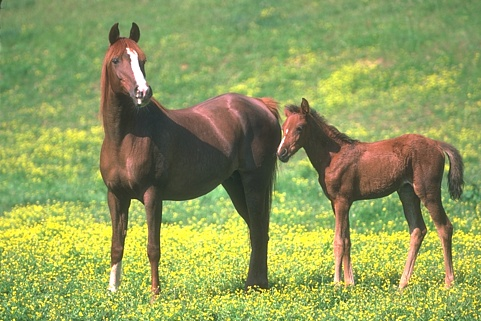
#> input picture 113016.jpg, 481 x 321 px
$ python ImageStitching.py --image1 ../113016.jpg --image2 ../forest.jpg   (Python 2 division)
#> lines starting #> are read from the running program, lines starting #| are printed output that depends on the picture
__author__ = 'Charlie'
import cv2
import numpy as np
import imutils
import argparse


class ImageStitcher:
    def stitch(self, images, ratio=0.75, reprojThresh=4.0, showMatches=False):
        # unpack the images, then detect keypoints and extract
        # local invariant descriptors from them
        (imageB, imageA) = images
        (kpsA, featuresA) = self.detectAndDescribe(imageA)
        (kpsB, featuresB) = self.detectAndDescribe(imageB)

        # match features between the two images
        M = self.matchKeypoints(kpsA, kpsB,
                                featuresA, featuresB, ratio, reprojThresh)

        # if the match is None, then there aren't enough matched
        # keypoints to create a panorama
        if M is None:
            return None
        # apply a perspective warp to stitch the images
        # together
        (matches, H, status) = M
        result = cv2.warpPerspective(imageA, H,
                                     (imageA.shape[1] + imageB.shape[1], imageA.shape[0]))
        result[0:imageB.shape[0], 0:imageB.shape[1]] = imageB

        # check to see if the keypoint matches should be visualized
        if showMatches:
            vis = self.drawMatches(imageA, imageB, kpsA, kpsB, matches,
                                   status)

            # return a tuple of the stitched image and the
            # visualization
            return (result, vis)

        # return the stitched image
        return result

    def detectAndDescribe(self, image):
        # convert the image to grayscale
        gray = cv2.cvtColor(image, cv2.COLOR_BGR2GRAY)
        descriptor = cv2.xfeatures2d.SIFT_create()
        (kps, features) = descriptor.detectAndCompute(image, None)

        # convert the keypoints from KeyPoint objects to NumPy
        # arrays
        kps = np.float32([kp.pt for kp in kps])  # return a tuple of keypoints and features
        return kps, features


    def matchKeypoints(self, kpsA, kpsB, featuresA, featuresB,
                       ratio, reprojThresh):
        # compute the raw matches and initialize the list of actual
        # matches
        matcher = cv2.DescriptorMatcher_create("BruteForce")
        rawMatches = matcher.knnMatch(featuresA, featuresB, 2)
        matches = []

        # loop over the raw matches
        for m in rawMatches:
            # ensure the distance is within a certain ratio of each
            # other (i.e. Lowe's ratio test)
            if len(m) == 2 and m[0].distance < m[1].distance * ratio:
                matches.append((m[0].trainIdx, m[0].queryIdx))

                # computing a homography requires at least 4 matches
        if len(matches) > 4:
            # construct the two sets of points
            ptsA = np.float32([kpsA[i] for (_, i) in matches])
            ptsB = np.float32([kpsB[i] for (i, _) in matches])

            # compute the homography between the two sets of points
            (H, status) = cv2.findHomography(ptsA, ptsB, cv2.RANSAC,
                                             reprojThresh)

            # return the matches along with the homograpy matrix
            # and status of each matched point
            return (matches, H, status)

        # otherwise, no homograpy could be computed
        return None


    # [20 lines left out: function drawMatches, not called in this run]

class SurfStitcher:
    # [65 lines left out: functions __init__, detectAndDescribe, stitch, getHomography, saveImage, not called in this run]


def main():
    ap = argparse.ArgumentParser("Image Stitching")
    ap.add_argument("-i1","--image1", required=True, help="Path to first image to be stiched")
    ap.add_argument("-i2","--image2", required=True, help="Path to second image to be stitched")
    args = vars(ap.parse_args())

    imageA = cv2.imread(args["image1"])
#> imageA is the input picture: shape (321, 481, 3); mean B, G, R 90.8, 157.9, 144.6
    imageB = cv2.imread(args["image2"])
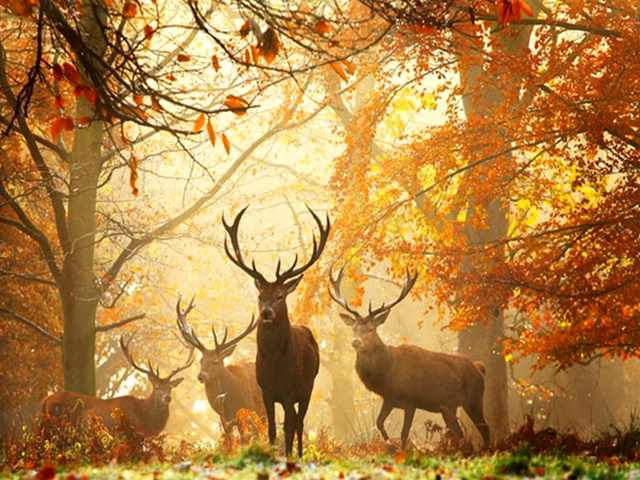
#> input picture forest.jpg, 640 x 480 px
#> imageB is the input picture: shape (480, 640, 3); mean B, G, R 69.8, 133.3, 180.3
    imageA = imutils.resize(imageA, width=400)
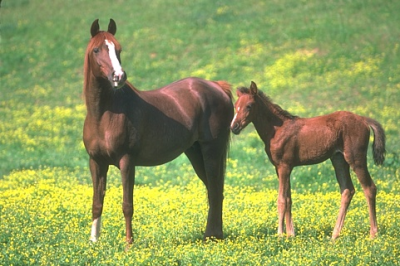
#> imageA: shape (266, 400, 3); mean B, G, R 90.8, 157.9, 144.6
    imageB = imutils.resize(imageB, width=400)
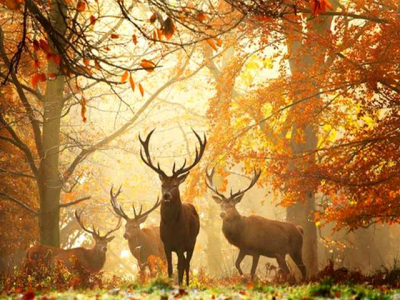
#> imageB: shape (300, 400, 3); mean B, G, R 69.8, 133.3, 180.3

    # stitch the images together to create a panorama
    #SIFT stitcher
    stitcher = ImageStitcher()
    result = stitcher.stitch([imageA, imageB], showMatches=False)
#> in detectAndDescribe, `gray = cv2.cvtColor(image, cv2.COLOR_BGR2GRAY)`:
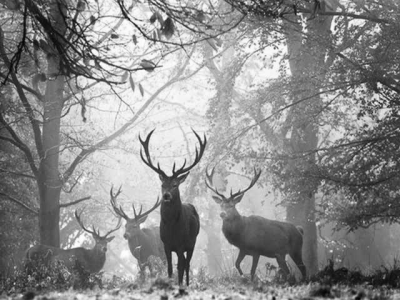
#> gray: shape (300, 400); min 4, max 254, mean 140.1
#> in detectAndDescribe, `(kps, features) = descriptor.detectAndCompute(image, None)`: kps = 1810 keypoints; strongest (x, y, size): (379, 85, 3.4), (136, 26, 1.9), (185, 254, 2.4), (174, 256, 4.8)
#> in detectAndDescribe, `kps = np.float32([kp.pt for kp in kps])`: kps = 1810 pairs, first value 2.36 to 396.5, second value 2.55 to 297.2
#> in stitch, `(kpsA, featuresA) = self.detectAndDescribe(imageA)`: kpsA has the same summary as kps in detectAndDescribe
#> in detectAndDescribe (call 2), `gray = cv2.cvtColor(image, cv2.COLOR_BGR2GRAY)`:
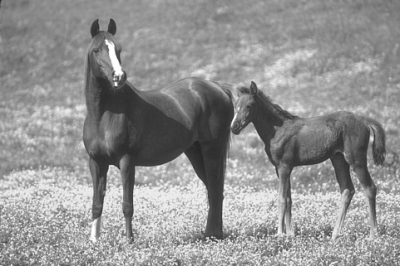
#> gray: shape (266, 400); min 35, max 255, mean 146.2
#> in detectAndDescribe (call 2), `(kps, features) = descriptor.detectAndCompute(image, None)`: kps = 1116 keypoints; strongest (x, y, size): (116, 84, 2.4), (371, 139, 3.1), (118, 71, 5.9), (235, 117, 1.9)
#> in detectAndDescribe (call 2), `kps = np.float32([kp.pt for kp in kps])`: kps = 1116 pairs, first value 2.36 to 397.2, second value 20.43 to 263.1
#> in stitch, `(kpsB, featuresB) = self.detectAndDescribe(imageB)`: kpsB has the same summary as kps in detectAndDescribe
#> in matchKeypoints, `rawMatches = matcher.knnMatch(featuresA, featuresB, 2)`: rawMatches = 1810 matches
#> after the loop in matchKeypoints, `for m in rawMatches:`: matches = [(175, 47), (706, 91), (285, 102), (1029, 165), (1046, 582), (742, 602), (148, 640), (790, 1157), (791, 1158), (380, 1181), (388, 1261), (545, 1266), (593, 1344), (195, 1378), (426, 1455)]
#> in matchKeypoints, `ptsA = np.float32([kpsA[i] for (_, i) in matches])`: ptsA = 15 rows, first 8: [15.15, 34.14], [23.67, 71.73], [25.34, 134.9], [41.04, 129.2], [128.9, 115.4], [133.9, 36.19], [142.2, 269.2], [251, 185.5]
#> in matchKeypoints, `ptsB = np.float32([kpsB[i] for (i, _) in matches])`: ptsB = 15 rows, first 8: [59.53, 172.3], [255.6, 138.4], [91.39, 74.95], [371.3, 138.6], [377.1, 210.4], [272.7, 202.1], [51.06, 164.5], [286.8, 193.8]
#> in matchKeypoints, `(H, status) = cv2.findHomography(ptsA, ptsB, cv2.RANSAC, reprojThresh)`: H = [[-32.03, 0.399, 444.6], [-23.3, 3.25, 164.3], [-0.115, 0.00834, 1]]; status = [1, 1, 0, 0, 0, 1, 0, 1, 1, 0, 0, 0, 0, 0, 0]
#> in stitch, `result = cv2.warpPerspective(imageA, H, (imageA.shape[1] + imageB.shap..`:
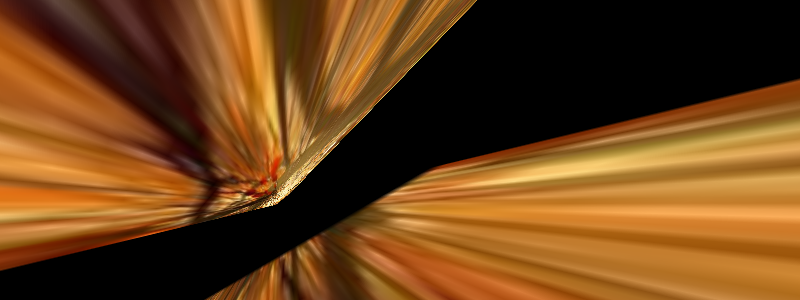
#> result: shape (300, 800, 3); mean B, G, R 25.4, 66.5, 108.9
#> in stitch, `result[0:imageB.shape[0], 0:imageB.shape[1]] = imageB`:
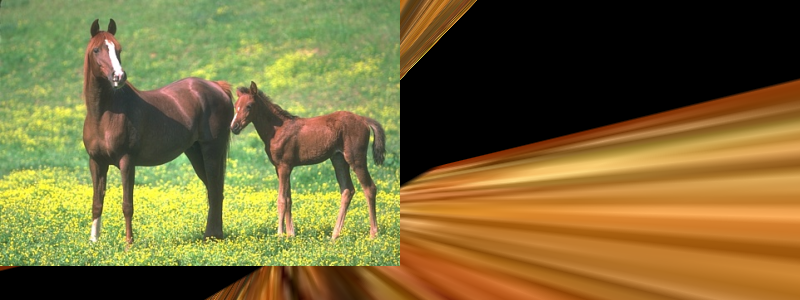
#> result: shape (300, 800, 3); mean B, G, R 54, 106.8, 121.7
    # cv2.imshow("Keypoint Matches", vis)
    cv2.imshow("Result", result)


    # [7 lines of commented-out code are left out]
    cv2.imshow("Image A", imageA)
    cv2.imshow("Image B", imageB)

    cv2.waitKey(0)
    cv2.destroyAllWindows()
    cv2.imwrite("results.jpg", result)

if __name__ == "__main__":
    main()
